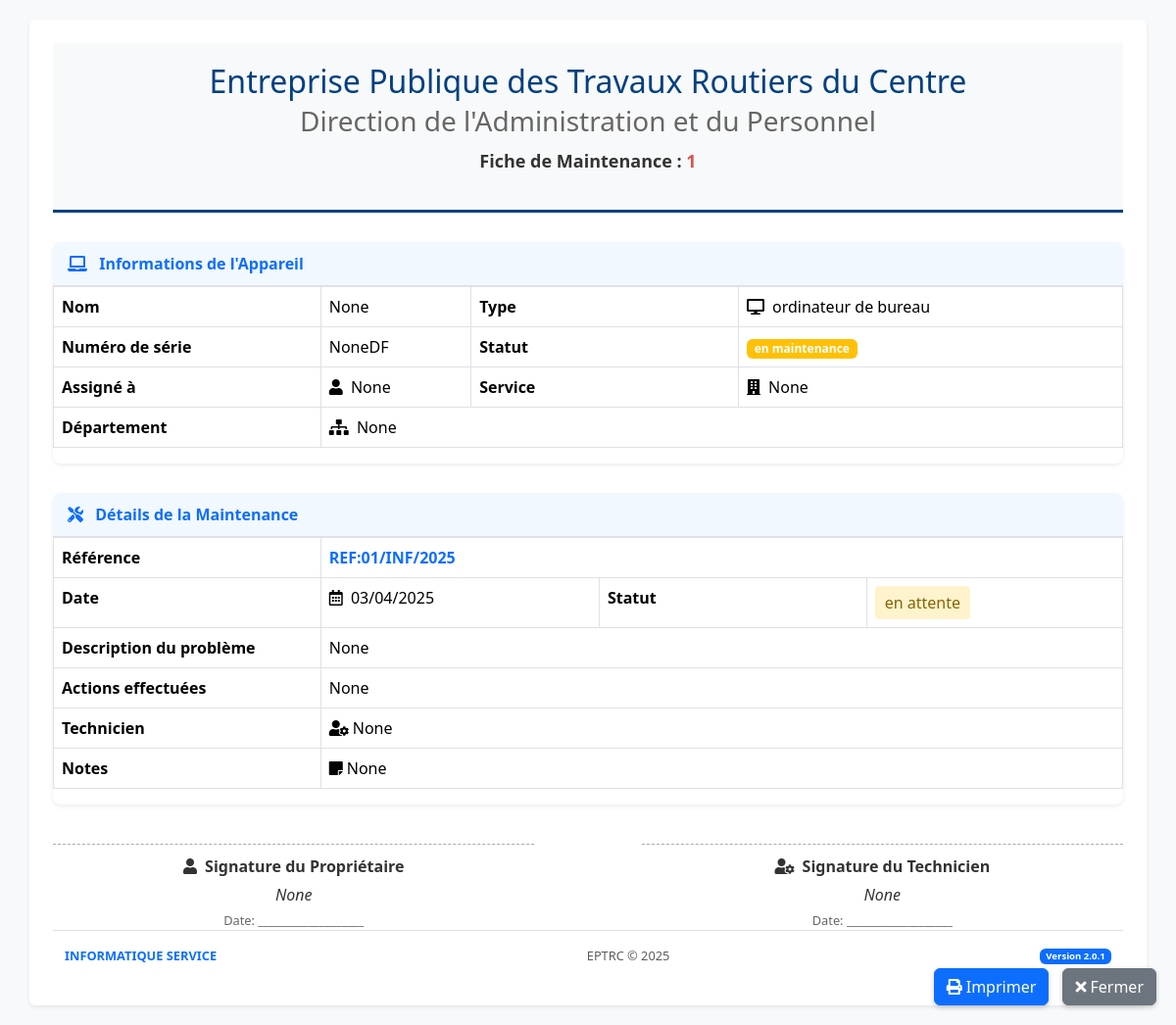
/maintenance/1/print, run on the app's committed database.
### app.py (models this page shows, shortened)
class MaintenanceRecord(db.Model):
    id = db.Column(db.Integer, primary_key=True)
    device_id = db.Column(db.Integer, db.ForeignKey('device.id'), nullable=False)
    reference = db.Column(db.String(20))  # Add this line for the reference field
    maintenance_date = db.Column(db.Date, nullable=False)
    issue_description = db.Column(db.Text, nullable=False)
    actions_taken = db.Column(db.Text)
    status = db.Column(db.String(20), default='en attente')
    technician = db.Column(db.String(100), nullable=False)
    completion_date = db.Column(db.Date)
    notes = db.Column(db.Text)

class Device(db.Model):
    id = db.Column(db.Integer, primary_key=True)
    name = db.Column(db.String(100), nullable=False)
    type = db.Column(db.String(50), nullable=False)
    serial_number = db.Column(db.String(100), nullable=False, unique=True)
    status = db.Column(db.String(20), default='actif')
    assigned_to = db.Column(db.String(100))
    service = db.Column(db.String(100))
    department = db.Column(db.String(100))
    mac_address = db.Column(db.String(17))
    notes = db.Column(db.Text)
    maintenance_records = db.relationship('MaintenanceRecord', backref='device', lazy=True, cascade="all, delete-orphan")

### app.py (the view)
@app.route('/maintenance/<int:record_id>/print')
def print_maintenance(record_id):
    maintenance_record = MaintenanceRecord.query.get_or_404(record_id)
    return render_template('print_maintenance.html', record=maintenance_record)

### app.py (called while the page is built)
@app.context_processor
def utility_processor():
    return dict(now=datetime.now)

### templates/print_maintenance.html (shortened to what this page needs)
<!DOCTYPE html>
<html lang="fr">
<head>
    <link rel="stylesheet" href="{{ url_for('static', filename='css/bootstrap.min.css') }}">
    <link rel="stylesheet" href="https://cdnjs.cloudflare.com/ajax/libs/font-awesome/5.15.4/css/all.min.css">
</head>
<body>
    <div class="container bg-white p-4 rounded shadow-sm">
        <div class="header" style="text-align: center; padding: 20px; border-bottom: 3px solid #004080; background-color: #f8f9fa;">
            <h2 style="color: #004080; margin-bottom: 5px;">Entreprise Publique des Travaux Routiers du Centre</h2>
            <h3 style="color: #666; margin-bottom: 10px;">Direction de l'Administration et du Personnel</h3>
            <p style="font-size: 18px; font-weight: bold; color: #333;">Fiche de Maintenance : <span style="color: #d9534f;">{{ record.id }}</span></p>
        </div>
        <div id="qrcode" class="qr-code"></div>
        <div class="device-info">
            <div class="section-header">
                <i class="fas fa-laptop me-2"></i>    Informations de l'Appareil
            </div>
            <div class="table-responsive">
                <table class="table table-bordered">
                    <tr>
                        <th>Nom</th>
                        <td>{{ record.device.name }}</td>
                        <th>Type</th>
                        <td>
                            {% if record.device.type == 'ordinateur de bureau' %}
                                <i class="fas fa-desktop me-1"></i>
                            {% elif record.device.type == 'ordinateur portable' %}
                                <i class="fas fa-laptop me-1"></i>
                            {% else %}
                                <i class="fas fa-hdd me-1"></i>
                            {% endif %}
                             {{ record.device.type }}
                        </td>
                    </tr>
                    <tr>
                        <th>Numéro de série</th>
                        <td>{{ record.device.serial_number }}</td>
                        <th>Statut</th>
                        <td>
                            {% if record.device.status == 'actif' %}
                                <span class="badge bg-success">{{ record.device.status }}</span>
                            {% elif record.device.status == 'en maintenance' %}
                                <span class="badge bg-warning">{{ record.device.status }}</span>
                            {% else %}
                                <span class="badge bg-secondary">{{ record.device.status }}</span>
                            {% endif %}
                        </td>
                    </tr>
                    {% if record.device.assigned_to %}
                    <tr>
                        <th>Assigné à</th>
                        <td><i class="fas fa-user me-1"></i>   {{ record.device.assigned_to }}</td>
                        <th>Service</th>
                        <td>{% if record.device.service %}<i class="fas fa-building me-1"></i>   {{ record.device.service }}{% endif %}</td>
                    </tr>
                    {% endif %}
                    {% if record.device.department %}
                    <tr>
                        <th>Département</th>
                        <td colspan="3"><i class="fas fa-sitemap me-1"></i>    {{ record.device.department }}</td>
                    </tr>
                    {% endif %}
                </table>
            </div>
        </div>
        <div class="maintenance-info">
            <div class="section-header">
                <i class="fas fa-tools me-2"></i>     Détails de la Maintenance
            </div>
            <div class="table-responsive">
                <table class="table table-bordered">
                    <tr>
                        <th>Référence</th>
                        <td colspan="3">
                            <span style="font-weight: bold; color: #0d6efd;">
                                {{ record.reference or 'MAINT-' + record.id|string }}
                            </span>
                        </td>
                    </tr>
                    <tr>
                        <th>Date</th>
                        <td><i class="far fa-calendar-alt me-1"></i>    {{ record.maintenance_date.strftime('%d/%m/%Y') }}</td>
                        <th>Statut</th>
                        <td>
                            {% if record.status == 'en attente' %}
                                <span class="status-badge status-en-attente">   {{ record.status }}</span>
                            {% elif record.status == 'en cours' %}
                                <span class="status-badge status-en-cours">   {{ record.status }}</span>
                            {% elif record.status == 'terminé' %}
                                <span class="status-badge status-termine">   {{ record.status }}</span>
                            {% else %}
                                <span class="status-badge">    {{ record.status }}</span>
                            {% endif %}
                        </td>
                    </tr>
                    <tr>
                        <th>Description du problème</th>
                        <td colspan="3">{{ record.issue_description }}</td>
                    </tr>
                    {% if record.actions_taken %}
                    <tr>
                        <th>Actions effectuées</th>
                        <td colspan="3">{{ record.actions_taken }}</td>
                    </tr>
                    {% endif %}
                    <tr>
                        <th>Technicien</th>
                        <td colspan="3"><i class="fas fa-user-cog me-1"></i>{{ record.technician }}</td>
                    </tr>
                    {% if record.notes %}
                    <tr>
                        <th>Notes</th>
                        <td colspan="3"><i class="fas fa-sticky-note me-1"></i>{{ record.notes }}</td>
                    </tr>
                    {% endif %}
                </table>
            </div>
        </div>
        <div class="signatures">
            <div class="signature-box">
                <div class="signature-title"><i class="fas fa-user me-1"></i>   Signature du Propriétaire</div>
                <div class="signature-name">   {{ record.device.assigned_to or 'Non assigné' }}</div>
                <div class="signature-date">Date: ___________________</div>
            </div>
            <div class="signature-box">
                <div class="signature-title"><i class="fas fa-user-cog me-1"></i>   Signature du Technicien</div>
                <div class="signature-name">    {{ record.technician }}</div>
                <div class="signature-date">Date: ___________________</div>
            </div>
        </div>
        <footer class="footer py-3 mt-auto">
            <div class="container-fluid">
                <div class="d-flex flex-column flex-sm-row justify-content-between align-items-center">
                    <span class="fw-bold text-primary">INFORMATIQUE SERVICE</span>
                    <span class="text-muted">EPTRC © 2025 </span>
                    <span class="badge bg-primary">Version 2.0.1</span>
                </div>
            </div>
        </footer>
    </div>
    <div class="btn-controls no-print">
        <button class="btn btn-primary" onclick="window.print()">
            <i class="fas fa-print me-1"></i>Imprimer
        </button>
        <button class="btn btn-secondary" onclick="window.close()">
            <i class="fas fa-times me-1"></i>Fermer
        </button>
    </div>
</body>
</html>

### templates/print_maintenance.html (style rules this page uses)
body { font-family: 'Segoe UI', Arial, sans-serif; padding: 20px; color: #333; background-color: #f8f9fa; }
.header { text-align: center; margin-bottom: 30px; border-bottom: 2px solid #0d6efd; padding-bottom: 15px; position: relative; }
.maintenance-info, .device-info { margin-bottom: 30px; box-shadow: 0 0.125rem 0.25rem rgba(0, 0, 0, 0.075); border-radius: 0.5rem; overflow: hidden; }
.section-header { background-color: #f1f8ff; padding: 10px 15px; border-bottom: 1px solid #dee2e6; font-weight: 600; color: #0d6efd; }
table { width: 100%; border-collapse: collapse; margin-bottom: 0; }
table, th, td { border: 1px solid #dee2e6; }
th { background-color: #f8f9fa; font-weight: 600; width: 25%; }
th, td { padding: 12px 15px; text-align: left; }
.footer { margin-top: 50px; text-align: center; font-size: 0.8em; color: #6c757d; border-top: 1px solid #dee2e6; padding-top: 20px; }
.status-badge { display: inline-block; padding: 5px 10px; border-radius: 4px; font-weight: 500; }
.status-en-attente { background-color: #fff3cd; color: #856404; }
.btn-controls { position: fixed; bottom: 20px; right: 20px; z-index: 1000; }
.btn-controls .btn { box-shadow: 0 2px 5px rgba(0,0,0,0.2); margin-left: 10px; }
.qr-code { position: absolute; top: 0; right: 0; width: 100px; height: 100px; display: flex; align-items: center; justify-content: center; }
.signatures { margin-top: 40px; display: flex; justify-content: space-between; }
.signature-box { width: 45%; border-top: 1px dashed #aaa; padding-top: 10px; text-align: center; }
.signature-title { font-weight: bold; margin-bottom: 5px; }
.signature-name { font-style: italic; }
.signature-date { font-size: 0.8em; color: #666; margin-top: 5px; }

### data on the page
MaintenanceRecord: id "1", reference "REF:01/INF/2025", maintenance_date "03/04/2025", status "en attente", issue_description "None", actions_taken "None", technician "None", notes "None"
Device: device.name "None", device.type "ordinateur de bureau", device.serial_number "NoneDF", device.status "en maintenance", device.assigned_to "None", device.service "None", device.department "None", device "None"
